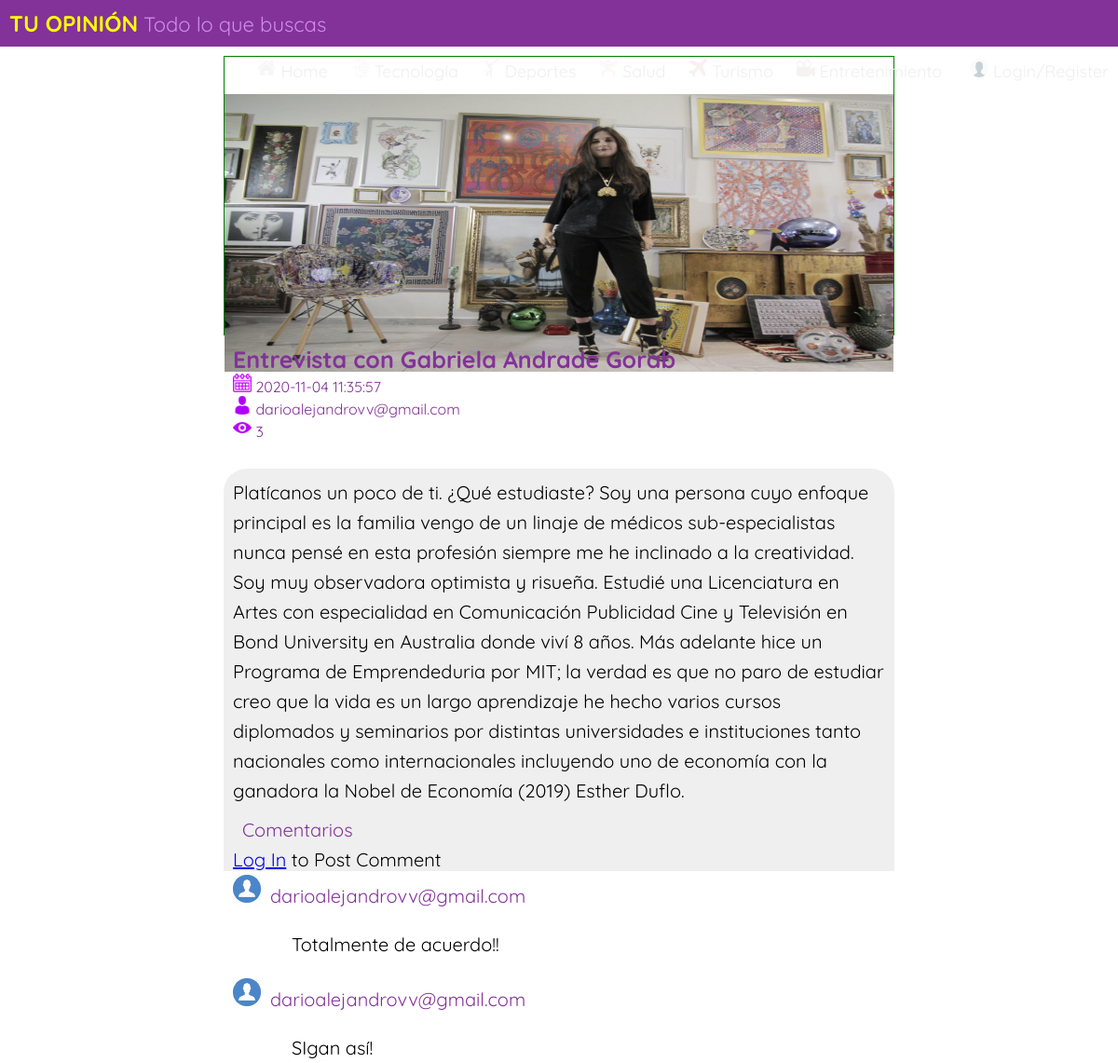
The app's page /view-post.php?pid=34 with its own data.
### tables this page shows
CREATE TABLE `posts` (
  `Post_ID` int(11) NOT NULL,
  `title` varchar(100) NOT NULL,
  `description` text NOT NULL,
  `featured` varchar(200) NOT NULL,
  `category` varchar(30) NOT NULL,
  `author` varchar(50) NOT NULL,
  `date` datetime NOT NULL,
  `status` varchar(10) NOT NULL,
  `visitors` int(5) NOT NULL,
  `scheduledate` date NOT NULL
);

CREATE TABLE `comments` (
  `C_ID` int(11) NOT NULL,
  `content` varchar(400) NOT NULL,
  `author` varchar(100) NOT NULL,
  `date` datetime NOT NULL,
  `Post_ID` varchar(10) NOT NULL
);

### view-post.php (the view, shortened to what this page needs)
<?php
include('config.php');
if(isset($_GET['pid']))
{
	$p=$_GET['pid'];
}
$sql = "SELECT title,description,author,date,featured,visitors from posts where Post_ID=".$p.";";
if($result = $db->query($sql))
{
$row = $result->fetch_assoc();
$sql2="UPDATE posts SET visitors=visitors+1 WHERE Post_ID=".$p.";";
					mysqli_query($db, $sql2);
}
else
{
	header("Location:notfound.php");
}
?>
<html>
<head><?php echo "
	<title>".$row['title']."- GDG Blog "."</title>";
	?>
	<link rel="stylesheet" type="text/css" href="style.css">
</head>
<body>
	 <div class="nav">
  <div class="nav-header">
  <div class="nav-title">
      <font color="yellow" size="5"><b>TU OPINIÓN</b></font> <font color="#cf8cea">Todo lo que buscas</font>
    </div>
  </div>
  <div class="nav-links" >
<a class="active" href="index.php"><img src="images/home.png" width="20px"></img>&nbsp;Home</a>
  <a href="technology.php"><img src="images/technology.png" width="20px"></img>&nbsp;Tecnología</a>
  <a href="sports.php"><img src="images/sports.png" width="20px"></img>&nbsp;Deportes</a>
  <a href="health.php"><img src="images/health.png" width="20px"></img>&nbsp;Salud</a>
  <a href="travel.php"><img src="images/travel.png" width="20px"></img>&nbsp;Turismo</a>
  <a href="entertainment.php"><img src="images/entertainment.png" width="20px"></img>&nbsp;Entretenimiento</a>
    <?php if(!isset($_SESSION['ID']))
      {
        echo "<a href='admin/login.php'>&nbsp;<img src='images/user.png' width='20px'>&nbsp;Login/Register</a>";
      }
        else {
        echo "<a href='admin/logout.php'><img src='images/user.png' width='20px'>&nbsp;Logout</a><a href='admin/index.php'><img src='images/settings-gears.png' width='20px'>&nbsp;Dashboard</a>";
      }
        ?>
  </div>
	<div class="articimg" align="center">
		<?php  $im="<img src='admin/uploads/".$row['featured']."'' width='100%' height='100%'>";
		echo $im; ?>
	</div>
<div class="artic" >
		<label class="title"><b><?php echo $row['title'] ?></b></label><br>
		<label class="date"><img src='images/calendar.png' width='20px'></img>&nbsp;<?php echo $row['date'] ?></label>
		<br>
		<label class="author"><img src='images/man-user.png' width='20px'></img>&nbsp;<?php echo $row['author'] ?></label>
		<br>
		<label class="author"><img src='images/eye.png' width='20px'></img>&nbsp;<?php echo $row['visitors'] ?></label>
		<br><br>
		<div class="des">
			<?php echo $row['description'] ?>
		<div class="commentarea">
			<label>Comentarios</label><br>
			<?php
if(isset($_SESSION['ID']))
{
	echo "<div class='addcomform'>
			<form action='view-post.php' method='POST'>
			<hr>
			Add a Comment:
			<input type='text' name='email'  class='nodisp' value='".$_SESSION['ID']."'/>
			<input type='text' name='pid'  class='nodisp' value='".$p."'/>
			<br>
			<textarea cols='80' rows='3' name='com'></textarea>
			<input type='submit' class='greenkaro' name='comment' value='POST COMMENT'>
		</form>
		</div>";
}
else
{
	echo "<a href='admin/login.php'>Log In</a> to Post Comment";
}
		$sql3 = "SELECT content,author,date,C_ID from comments where Post_ID=".$p.";";
$result3 = $db->query($sql3);
while($row3 = $result3->fetch_assoc())
{
echo "<div class='commentbox'>
			<img src='avatar.jpg' width='30px' height='30px'><label>".
				 $row3['author'].
			"</label><p class='commenttext'>".
			$row3['content'].
		"</p>
	</div>";
		}
		?>
	</div>
	</div></div>
</body>
</html>

### style.css (style rules this page uses)
label { font-family: 'Quicksand', sans-serif; color: #833299; }
.nav-links a { padding-bottom: 35px; }
* { box-sizing: border-box; }
body { margin: 0px; font-family: 'Quicksand', sans-serif; }
.nav { height: 50px; width: 100%; background-color: #833299; position: relative; }
.nav > .nav-header { display: inline; }
.nav > .nav-header > .nav-title { display: inline-block; font-size: 22px; color: #fff; padding: 10px 10px 10px 10px; }
.nav > .nav-links { display: inline; float: right; font-size: 18px; }
.nav > .nav-links > a { display: inline-block; padding: 13px 10px 13px 10px; text-decoration: none; color: #efefef; }

### view-post.php (style rules this page uses)
.articimg { width: 60%; border:1px solid green; height: 300px; margin-top: 10px; margin-left: 20%; }
.artic { width: 60%; height: 100%; margin-top: 10px; margin-left: 20%; }
.commentarea { width: 60%; height: 100%; margin-top: 10px; }
label { font-family: 'Quicksand', sans-serif; color: #833299; margin-left: 10px; }
.title { font-size: 25; }
.commenttext { margin-left: 63px; }
.des { font-family: 'Quicksand', sans-serif; line-height: 1.6; font-size: 20; padding: 10px 10px 10px 10px; margin-top: 10px; background-color: #efefef; border-top-right-radius: 25px; border-top-left-radius: 25px; }

### records on screen
posts: featured (picture), title "Entrevista con Gabriela Andrade Gorab", date "2020-11-04 11:35:57", author "darioalejandrovv@gmail.com", visitors "3", description "Platícanos un poco de ti. ¿Qué estudiaste? Soy una persona cuyo enfoque principal es la familia vengo de un linaje de médicos sub-especialistas nunca pensé en esta profesión siempre me he inclinado a la creatividad. Soy muy observadora optimista y risueña. Estudié una Licenciatura en Artes con especialidad en Comunicación Publicidad Cine y Televisión en Bond University en Australia donde viví 8 años. Más adelante hice un Programa de Emprendeduria por MIT; la verdad es que no paro de estudiar creo que la vida es un largo aprendizaje he hecho varios cursos diplomados y seminarios por distintas universidades e instituciones tanto nacionales como internacionales incluyendo uno de economía con…"
comments: author "darioalejandrovv@gmail.com", content "Totalmente de acuerdo!!"
comments: author "darioalejandrovv@gmail.com", content "SIgan así!"
